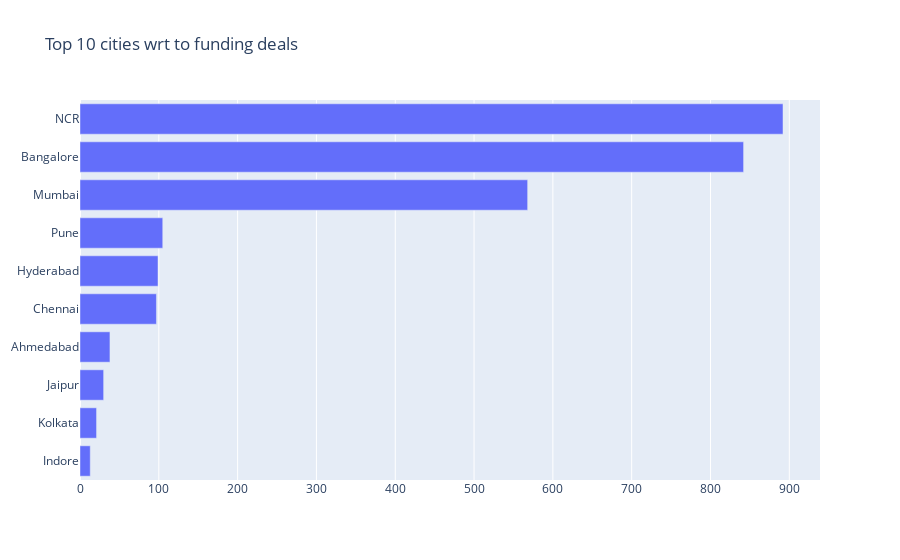

Notebook cell for this chart:
### Code cell
fig = go.Figure(data = go.Bar(y= top10_cities.index[::-1],
                              x= top10_cities.values[::-1],
                              orientation = 'h'),
               layout_title_text='Top 10 cities wrt to funding deals')
fig.show()

### Figure 1 — Plotly figure (JSON) as saved in the notebook; plotly's stock layout.template omitted (floating-point values rounded to 4 significant figures)
{"data": [{"orientation": "h", "type": "bar", "x": [13, 21, 30, 38, 97, 99, 105, 568, 842, 892], "y": ["Indore", "Kolkata", "Jaipur", "Ahmedabad", "Chennai", "Hyderabad", "Pune", "Mumbai", "Bangalore", "NCR"]}], "layout": {"title": {"text": "Top 10 cities wrt to funding deals"}}}
